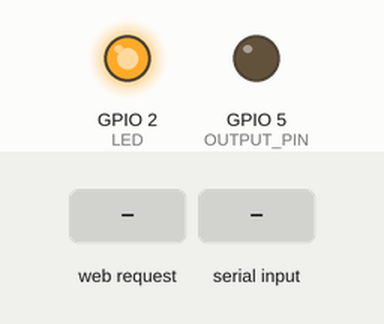
Recording of a sketch running on a simulated ESP32. Parts: output pins drawn as LEDs (lit = HIGH). The inputs (shaded band) are chosen by the test bench. WiFi joins after 1.5 s; servers stay silent unless stated; the local clock reads 2024-03-15 10:24:30 at power-on unless the sketch sets it; EEPROM starts erased; web services answer with replies made up by the test bench; what the sketch prints to the serial monitor is not drawn.

Above: at 0.1 s.
At 1.6 s:
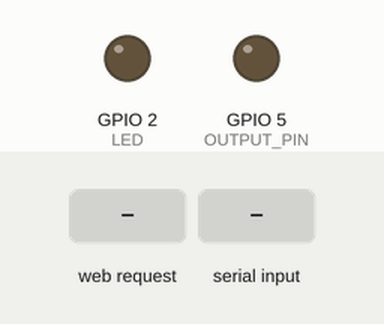
At 2.7 s:
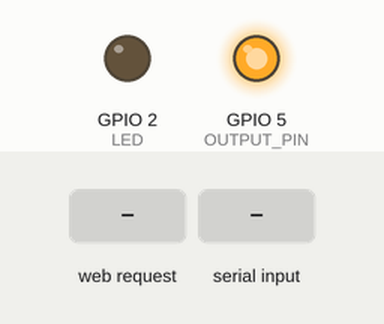
2.8 s: HTTP request GET /start_time_add_30m received
4.3 s: "EEPROM=0\n" received over Serial
5.8 s: HTTP request GET /start_time_subtract_30m received
7.3 s: "EEPROM\n" received over Serial
8.8 s: HTTP request GET /duration_time_add_5m received
Timing chart, 0 to 11.3 s (numbered marks = the images above; inputs shaded):
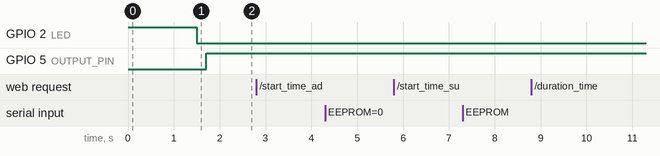

The sketch:

IoT_heater_esp32.ino
```cpp
#include <WiFi.h>
#include <HTTPClient.h>
#include <Arduino_JSON.h>
#include <EEPROM.h>

#define EEPROM_SIZE 6
#define EEPROM_OFFSET 0
#define LED 2
#define OUTPUT_PIN 5

const char* ssid = "SSID";
const char* password = "PASSWORD";

const char* time_server_url = "http://worldtimeapi.org/api/timezone/Europe/Warsaw";

WiFiServer server(80);
HTTPClient http;

const int timeout = 2000;
const int get_time_delay = 3600000;
// const long get_time_delay = 10000;
int previous_time_update = -get_time_delay;
int current_time_updated = 0;
int current_time = 0;

int start_time;
int duration_time;


void setup() {
  Serial.begin(115200);
  EEPROM.begin(6 + EEPROM_OFFSET);
  pinMode(LED, OUTPUT);
  pinMode(OUTPUT_PIN, OUTPUT);
  // digitalWrite(OUTPUT_PIN, HIGH);

  digitalWrite(LED, HIGH);
  connect_to_wifi();
  digitalWrite(LED, LOW);

  start_time = get_start_time();
  duration_time = get_duration_time();
}


void loop() {
  console_service();

  if (WiFi.status() == WL_CONNECTED) {
    if ((millis() - previous_time_update) > get_time_delay) {
      current_time_updated = get_current_time();
      previous_time_update = millis();
      current_time = current_time_updated;
    }
    else {
      current_time = current_time_updated + (millis() - previous_time_update) / 1000;
    }
    WiFiClient client = server.available();
    if (client) {
      client_service(client);
    }
    if (current_time >= start_time && current_time < (start_time + duration_time)) {
      // output_state = "on";
      digitalWrite(LED, HIGH);
      digitalWrite(OUTPUT_PIN, LOW);
    }
    else {
      // output_state = "off";
      digitalWrite(OUTPUT_PIN, HIGH);
      digitalWrite(LED, LOW);
    }
  }
  else {
    connect_to_wifi();
  }
}


void console_service() {
  if (Serial.available()) {
    String command = Serial.readStringUntil('\n');
    if (command == "EEPROM=0") {
      set_eeprom_zero();
      Serial.print(command);
      start_time = get_start_time();
      duration_time = get_duration_time();
      Serial.println(" [DONE]");
    }
    if (command == "EEPROM") {
      Serial.print("\nEEPROM:");
      for (int i=EEPROM_OFFSET; i<EEPROM_SIZE; i++) {
        Serial.print(" ");
        Serial.print(EEPROM.read(i));
      }
      Serial.print("\nStart_time: ");
      Serial.println(get_start_time());
      Serial.print("Duration_time: ");
      Serial.println(get_duration_time());
      Serial.println("[DONE]\n");
    }
  }
}


int get_current_time() {
  http.begin(time_server_url);
  int httpResponseCode = http.GET();
  Serial.println("");
  if (httpResponseCode > 0) {
    Serial.print("Time API HTTP response code: ");
    Serial.println(httpResponseCode);
    String payload = http.getString();

    JSONVar data = JSON.parse(payload);
    if (JSON.typeof(data) == "undefined") {
      Serial.println("Parsing input failed!");
      return get_current_time();
    }

    String datetime = JSON.stringify(data["datetime"]);
    String time = datetime.substring(12, 20);
    Serial.print("Current time: ");
    Serial.println(time);

    int time_seconds = time_string_to_seconds(time);
    return time_seconds;
  }
  else {
    Serial.print("Error code: ");
    Serial.println(httpResponseCode);
    delay(3000);
    Serial.print("Retrying...");
    return get_current_time();
  }
}


String seconds_to_time_string(int seconds) {
  int minutes = seconds / 60;
  int hours = minutes / 60;
  seconds %= 60;
  minutes %= 60;
  hours %= 24;
  String time = "";
  if (hours < 10) {
    time += "0";
  }
  time += String(hours, DEC);
  time += ":";
  if (minutes < 10) {
    time += "0";
  }
  time += String(minutes, DEC);
  return time;
}


int time_string_to_seconds(String time) {
  int hours = time.substring(0,2).toInt();
  int minutes = time.substring(3,5).toInt();
  int seconds = time.substring(6,8).toInt();
  return hours * 3600 + minutes * 60 + seconds;
}


void set_eeprom_zero() {
  for (int i=EEPROM_OFFSET; i < EEPROM_SIZE + EEPROM_OFFSET; i++) {
    EEPROM.write(i, 0);
  }
  EEPROM.commit();
}


int get_start_time() {
  int st = 0;
  st += EEPROM.read(EEPROM_OFFSET) * 3600;
  st += EEPROM.read(EEPROM_OFFSET + 1) * 60;
  st += EEPROM.read(EEPROM_OFFSET + 2);
  return st;
}


int get_duration_time() {
  int dt = 0;
  dt += EEPROM.read(EEPROM_OFFSET + 3) * 3600;
  dt += EEPROM.read(EEPROM_OFFSET + 4) * 60;
  dt += EEPROM.read(EEPROM_OFFSET + 5);
  return dt;
}


void save_settings() {
  int st = start_time;
  int dt = duration_time;

  int minutes = st / 60;
  int hours = minutes / 60;
  st %= 60;
  minutes %= 60;
  hours %= 24;

  EEPROM.write(EEPROM_OFFSET, hours);
  EEPROM.write(EEPROM_OFFSET + 1, minutes);
  EEPROM.write(EEPROM_OFFSET + 2, st);

  minutes = dt / 60;
  hours = minutes / 60;
  dt %= 60;
  minutes %= 60;
  hours %= 24;

  EEPROM.write(EEPROM_OFFSET + 3, hours);
  EEPROM.write(EEPROM_OFFSET + 4, minutes);
  EEPROM.write(EEPROM_OFFSET + 5, dt);
  EEPROM.commit();
}


void connect_to_wifi() {
  Serial.print("Connecting to ");
  Serial.println(ssid);
  WiFi.begin(ssid, password);
  while (WiFi.status() != WL_CONNECTED) {
    delay(500);
    Serial.print(".");
  }
  Serial.println("");
  Serial.println("WiFi connected!");
  Serial.print("IP address: ");
  Serial.println(WiFi.localIP());
  server.begin();
}


void client_service(WiFiClient client) {
  int current_millis = millis();
  int previous_millis = current_millis;
  Serial.println("New Client.");
  String header;
  String currentLine = "";
  char data;
  while (client.connected() && current_millis - previous_millis <= timeout) {
    current_millis = millis();
    if (client.available()) {
      data = client.read();
      Serial.write(data);
      header += data;
      if (data == '\n') {
        if (currentLine.length() == 0) {
          client.println("HTTP/1.1 200 OK");
          client.println("Content-type:text/html");
          client.println("Connection: close");
          client.println();
          }
          if (header.indexOf("GET /start_time_add_30m") >= 0) {
            start_time += 1800;
            save_settings();
          }
          else if (header.indexOf("GET /start_time_subtract_30m") >= 0) {
            start_time -= 1800;
            save_settings();
          }
          else if (header.indexOf("GET /duration_time_add_5m") >= 0) {
            duration_time += 300;
            save_settings();
          }
          else if (header.indexOf("GET /duration_time_subtract_5m") >= 0) {
            duration_time -= 300;
            save_settings();
          }


          client.println("<!DOCTYPE html><html>");
          client.println("<head><meta name=\"viewport\" content=\"width=device-width, initial-scale=1\">");
          client.println("<link rel=\"icon\" href=\"data:,\">");

          client.println("<style>html { font-family: Helvetica; display: inline-block; margin: 0px auto; text-align: center;}");
          client.println(".button { background-color: #4CAF50; border: none; color: white; padding: 16px 40px;");
          client.println("text-decoration: none; font-size: 30px; margin: 2px; cursor: pointer;}");
          client.println(".button2 {background-color: #af4c4c;}</style></head>");

          client.println("<body style='background-color:#1c1c1c;'><h1 style='color:white'>IoT Heater</h1>");

          client.println("<p style='color:white'>Current time: " + seconds_to_time_string(current_time) + "</p>");
          client.println("<p> </p>");
          client.println("<p> </p>");
          client.println("<p> </p>");

          client.println("<p style='color:white'>Start time: " + seconds_to_time_string(start_time) + "</p>");
          client.println("<p><a href=\"/start_time_add_30m\"><button class=\"button\">+30min</button></a></p>");
          client.println("<p><a href=\"/start_time_subtract_30m\"><button class=\"button button2\">-30min</button></a></p>");
          client.println("<p style='color:white'>Duration time: " + seconds_to_time_string(duration_time) + "</p>");
          client.println("<p><a href=\"/duration_time_add_5m\"><button class=\"button\">+5min</button></a></p>");
          client.println("<p><a href=\"/duration_time_subtract_5m\"><button class=\"button button2\">-5min</button></a></p>");

          client.println("</body></html>");

          client.println();
          break;
        }
        else {
          currentLine = "";
        }
      }

    else if (data != '\r') {
      currentLine += data;
    }
  }

  header = "";
  client.stop();
  Serial.println("Client disconnected.");
  Serial.println("");
}
```

Measured:
- after the input at 2.8 s, every drawn part: stays the same
- after the input at 4.3 s, every drawn part: stays the same
- after the input at 5.8 s, every drawn part: stays the same
- after the input at 7.3 s, every drawn part: stays the same
- after the input at 8.8 s, every drawn part: stays the same
